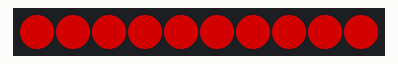
Bench run of a sketch on a simulated Arduino Uno, built with avr-gcc and run on an emulated ATmega328P. Parts: 10 RGB LEDs in strip order, left to right. Dim RGB values are drawn brighter than linear; random numbers use the default seed unless the sketch sets one; what the sketch prints to the serial monitor is not drawn.

Above: at 3.49 s.
At 32.39 s:
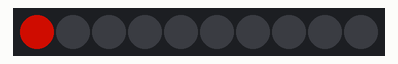
At 39.69 s:
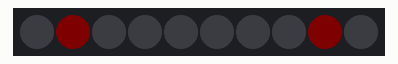

The sketch:

Linear_Lights_FastLED_4.ino
```cpp
#include <FastLED.h>
//
//  Linear Lights with FastLED
//
//  Palettes
//  Enumerated Shows
//  (Layer Effects)
//  (Noise)
//
//  10/18/2017
//

#define NUM_LEDS 10

#define BRIGHTNESS  125 // (0-255)

#define DELAY_TIME 20 // in milliseconds

#define DATA_PIN 9
#define CLOCK_PIN 8

CRGB leds[NUM_LEDS];

CRGB current_frame[NUM_LEDS]; // framebuffers
CRGB next_frame[NUM_LEDS];  // framebuffers

uint8_t shuffle[NUM_LEDS];  // For random-fill show (nasty global)

// Light colors
uint8_t foreColor =  0;    // Starting foreground color
uint8_t backColor = 99;   // Starting background color
#define MAX_COLOR 255   // Colors are 0-255 (palette color)

// Palettes
CRGBPalette16 currentPalette;
CRGBPalette16 targetPalette;
TBlendType    currentBlending;
boolean can_change_palettes = false;  // randomly change palettes
#define DEFAULT_PALETTE RainbowColors_p // starting palette

// Possible palettes:
// RainbowColors_p, RainbowStripeColors_p,
// OceanColors_p, CloudColors_p, LavaColors_p,
// ForestColors_p, and PartyColors_p

// Shows - now enumerated
typedef void (*ShowList[])();
ShowList Shows = { allOn, morphChain, randomfill, randomcolors, twocolor, lightwave, lightrunup, sawtooth };
uint8_t current_show = 0; // Index number of which pattern is current

uint8_t morph = 0;       // Keeps track of morphing steps (morph clock - minute hand)
int cycle = 0;      // Keeps track of animation (cycle clock - hour hand)
uint8_t wait = 6;
#define MAX_WAIT 12 // Number of stored delay times
#define SHOW_DELAY 1000 // delay (in ms) between shows

//
// Setup
//
void setup() {

  delay( 3000 ); // power-up safety delay

  randomSeed(analogRead(0));

  Serial.begin(9600);
  Serial.println("Start");

  FastLED.addLeds<WS2801, DATA_PIN, CLOCK_PIN>(leds, NUM_LEDS);
  FastLED.setBrightness( BRIGHTNESS );

  currentPalette = DEFAULT_PALETTE;
  targetPalette = DEFAULT_PALETTE;
  currentBlending = LINEARBLEND;

  // Initialize the strip, to start they are all 'off'

  for (int i = 0; i < NUM_LEDS; i++) {
    current_frame[i] = CRGB::Black;
    next_frame[i] = CRGB::Black;
    leds[i] = CRGB::Black;
  }
  FastLED.show();
}

void loop() {

  if (morph == 0) {
    Shows[current_show]();  // Function call to the current show
  }

  morph_frame();  // Morph the display

  delay(DELAY_TIME); // The only delay

  // Advance the morph clock

  if (morph++ >= GetDelayTime(wait)) {  // Finished morphing

    change_it_up();

    morph = 0;  // Reset morphClock

    if (cycle++ > 1000) { cycle = 0; }  // Advance the cycle clock

    for (int i = 0; i < NUM_LEDS; i++) {
      current_frame[i] = next_frame[i]; // Update the frame display
    }

    // Palette blending
    uint8_t maxChanges = 24;
    nblendPaletteTowardPalette( currentPalette, targetPalette, maxChanges);
  }
}

//
// change_it_up - randomly change foreColor, backColor, show, and timing
//
void change_it_up() {
  int delay_time = GetDelayTime(wait);  // 1 = fast; 250 = slow

  if (!random(250 / delay_time)) { foreColor = IncColor(foreColor, 1); }
  if (!random(250 / delay_time)) {  backColor = IncColor(foreColor, -2); }
  if (!random(5000 / delay_time)) { next_show(); }
  if (!random(500 / delay_time)) {
    if (wait++ >= MAX_WAIT) {
      wait = 0;
      morph = 0;
    }
  }
}

//
// next_show
//
#define ARRAY_SIZE(A) (sizeof(A) / sizeof((A)[0]))

void next_show() {
  current_show = random(ARRAY_SIZE( Shows));
  morph = 0;
  cycle = 0;
  set_all_black();

  if (can_change_palettes && !random(10)) {  // Change the palette
    change_palette();
  }
}

//
// change_palette
//
void change_palette() {
  switch (random(6)) {
    case 0:
      targetPalette = RainbowColors_p;
      break;
    case 1:
      targetPalette = RainbowStripeColors_p;
      break;
    case 2:
      targetPalette = OceanColors_p;
      break;
    case 3:
      targetPalette = CloudColors_p;
      break;
    case 4:
      targetPalette = LavaColors_p;
      break;
    case 5:
      targetPalette = ForestColors_p;
      break;
    default:
      targetPalette = PartyColors_p;
      break;
  }
}

void set_all_black() {
  fill(CRGB::Black);
}

void fill(CRGB color) {
  for (int i = 0; i < NUM_LEDS; i++) {
    setPixelColor(i, color);
  }
}

//
// All On - turns all the pixels on the foreColor
//
void allOn() {
   fill(Wheel(foreColor));
}

//
// randomly fill in pixels from blank to all on, then takes them away
//
void randomfill() {
  int i, j, save, pos;

  pos = cycle % (NUM_LEDS*2);  // Where we are in the show

  if (pos == 0) {  // Start of show
    shuffle_leds();
  }

  if (pos > NUM_LEDS) {
    pos = (2 * NUM_LEDS) - pos;
  }

  for (i=0; i < NUM_LEDS; i++) {
    if (i < pos) {
      setPixelColor(shuffle[i], Wheel(foreColor));  // Turning on lights one at a time
    } else {
      setPixelColor(shuffle[NUM_LEDS-(i % NUM_LEDS)-1], CRGB::Black);  // Turning off lights one at a time
    }
  }
}

//
// Shuffle LEDS
//
void shuffle_leds() {
  int i, j, save;

  for (i=0; i < NUM_LEDS; i++) {
    shuffle[i] = i; // before shuffle
  }
  for (i=0; i < NUM_LEDS; i++) {  // here's position
    j = random(NUM_LEDS);         // there's position
    save = shuffle[i];
    shuffle[i] = shuffle[j];       // first swap
    shuffle[j] = save;             // second swap
  }
}

//
// random colors - turns each pixel on to a random color
//
void randomcolors() {
  if (cycle == 0) {  // Start of show: assign lights to random colors
    for (int i=0; i < NUM_LEDS; i++) {
      shuffle[i] = random(MAX_COLOR);
    }
  }

  // Otherwise, fill lights with their color
  for (int i=0; i < NUM_LEDS; i++) {
    setPixelColor(i, Wheel(shuffle[i]));
  }
}

//
// two color - alternates the color of pixels between two colors
//
void twocolor() {
  for (int i = 0; i < NUM_LEDS; i++) {
    if (i % 2) {
      setPixelColor(i, Wheel(foreColor));
    } else {
      setPixelColor(i, Wheel(backColor));
    }
  }
}

//
// Morph Chain - morphs color 1 from position x to color 2 at position x+n
//
void morphChain() {
  float attenuation;

  for (int i=0; i < NUM_LEDS; i++) {
    attenuation = ((i+(cycle%NUM_LEDS)) % NUM_LEDS)/(float)(NUM_LEDS-1);
    setPixelColor(NUM_LEDS-i-1, Wheel(interpolate_wrap(foreColor, backColor, attenuation)));
  }
}

//
// Saw tooth - Fills in pixels with a sawtooth of intensity
//
void sawtooth() {
  float attenuation;

  for (int i=0; i < NUM_LEDS; i++) {
    attenuation = 2*(((i+(cycle%NUM_LEDS)) % NUM_LEDS)/(float)(NUM_LEDS-1));
    if (attenuation > 1) {
      attenuation = 2 - attenuation;  // the '2 -' creates the sawtooth
    }
    // "i" will have pattern move up; "NUM_LEDS-i-1'' will have pattern move down
    setPixelColor(NUM_LEDS-i-1, Gradient_Wheel(foreColor, 255 * attenuation));
  }
}

//
// lightwave - just one pixel traveling along the chain
//
void lightwave() {
  for (int i=0; i < NUM_LEDS; i++) {
     if (i == cycle % NUM_LEDS) {
       setPixelColor(i, Wheel(foreColor));
     } else {
       setPixelColor(i, CRGB::Black);
     }
  }
}

//
// lightrunup -lights fill up one at time
//
void lightrunup() {
  int pos = cycle % (NUM_LEDS*2);  // Where we are in the show
  if (pos >= NUM_LEDS) {
    pos = (NUM_LEDS*2) - pos - 1;
  }

  for (int i=0; i < NUM_LEDS; i++) {
    if (i <= pos) {
      setPixelColor(i, Wheel(foreColor));  // Turning on lights one at a time
    } else {
      setPixelColor(i, CRGB::Black);   // black
    }
  }
}

//
// morph_frame
//
void morph_frame() {
   for (int i = 0; i < NUM_LEDS; i++) {
     setLEDinterpCRGB(i, current_frame[i], next_frame[i], (float)morph/GetDelayTime(wait));
   }
   FastLED.show();  // Update the display
}

void setPixelColor(int pos, CRGB color) {
  next_frame[pos] = color;
}

//
// IncColor - adds amount to color
//
uint8_t IncColor(uint8_t color, int amount) {
  int value = color + amount;
  while (value < 0) value += MAX_COLOR;
  while (value >= MAX_COLOR) value -= MAX_COLOR;
  return value;
}

//
// Get Delay Time
//
// Returns a delay time from an array
//
int GetDelayTime(int wait) {
  int DelayValues[MAX_WAIT] = { 2, 3, 4, 6, 8, 10, 15, 20, 30, 50, 75, 100 };
  return (DelayValues[wait % MAX_WAIT]);
}

//
//  Wheel - Input a hue (0-255) to get a color
//
CRGB Wheel(uint8_t hue)
{
  return Gradient_Wheel(hue, 255);  // 255 = full brightness
}

//
//  Gradient_Wheel - Input a hue and intensity to get a CHSV from the palette
//
//  Intensity must be 0 <= intensity <= 255
//
CRGB Gradient_Wheel(uint8_t hue, uint8_t intensity)
{
  return ColorFromPalette( currentPalette, hue, intensity, currentBlending);
}

//
//  setLEDinterpCRGB - Set LED i to the interpolate of two CRGB colors
//
void setLEDinterpCRGB(int i, CRGB c1, CRGB c2, float fract)
{
  if (c1 == c2) {
    leds[i] = c1;
    return;
  } else if (fract <= 0.0) {
    leds[i] = c1;
    return;
  } else if (fract >= 1.0) {
    leds[i] = c2;
    return;
  } else if (is_black(c1)) {
    leds[i] = c2;
    leds[i].fadeToBlackBy( 255 * (1.0 - fract) );
    return;
  } else if (is_black(c2)) {
    leds[i] = c1;
    leds[i].fadeToBlackBy( 255 * fract );
    return;
  } else {
    leds[i] = c1.lerp8(c2, uint8_t(255 * fract));
//    leds[i] = HSVinterp(c1, c2, fract);
    return;
  }
}

// is_black
boolean is_black(CRGB color) {
  return (color.r == 0 && color.g == 0 && color.b == 0);
}

//
// Interpolate between 2 CRGB colors using HSV
//
CRGB HSVinterp(CRGB a, CRGB b, float fract) {
  CRGB new_color;
  CHSV c1 = rgb2hsv_approximate(a); // convert to HSV
  CHSV c2 = rgb2hsv_approximate(b); // convert to HSV

  uint8_t h = interpolate_wrap(c1.h, c2.h, fract);
  uint8_t s = interpolate(c1.s, c2.s, fract);
  uint8_t v = interpolate(c1.v, c2.v, fract);

  return new_color.setHSV(h,s,v);
}

//
// Interpolate - returns the fractional point from a to b
//
uint8_t interpolate(uint8_t a, uint8_t b, float fract)
{
  return(a + (fract*(b-a)));
}

//
// Interpolate Wrap
//
// Returns the fractional point from a to b
// checking both ways around a circle
//
uint8_t interpolate_wrap(uint8_t a, uint8_t b, float fract)
{
  if(should_wrap(a,b)) {
    if(a < b) a += 255;
    else b += 255;
  }
  uint8_t result = interpolate(a,b,fract);
  if (result > 255) result -= 255;
  return result;
}

//
// should_wrap
//
// determines whether the negative way
// around the circle is shorter
//
boolean should_wrap(uint8_t a, uint8_t b) {
  if (a > b) {
    uint8_t temp = a;  // basic a <-> b swap
    a = b;
    b = temp;
  }
  return(abs(b-a) > abs((a+255) - b));
}
```
